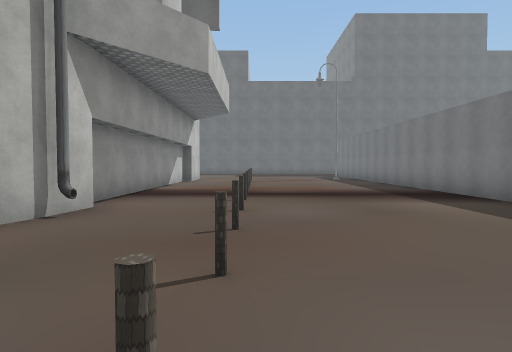
[1] (above)

24 first-person views from a walk through a 3-D level made in the Unity game engine. The camera is 1.4 m above the floor, tilts 2° down and sees 75° across. The floor is counted in squares, 2 m on a side. Each view is taken from the middle of a square. On the plan, view 1 faces up. The plan holds only what a view shows up to about 10 squares ahead; the rest is blank. The place goes on beyond the plan. The player character is not drawn. Some surface patterns are stand-ins.

[2]
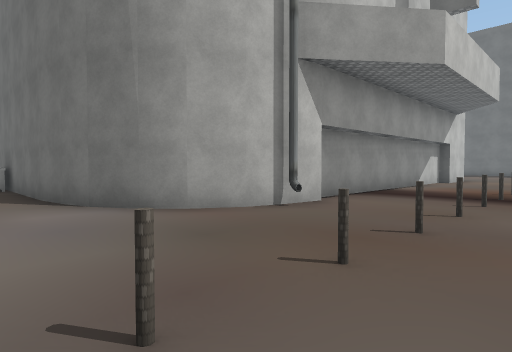

[3]
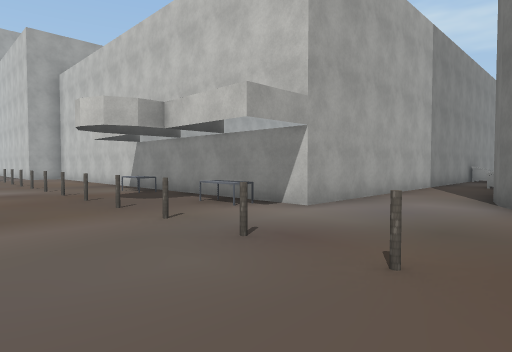

[4]
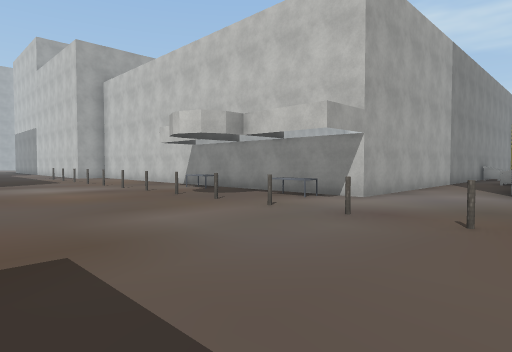

[5]
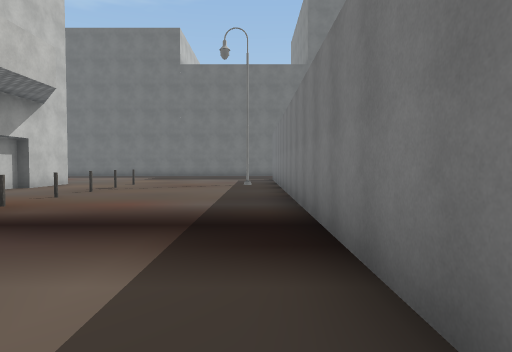

[6]
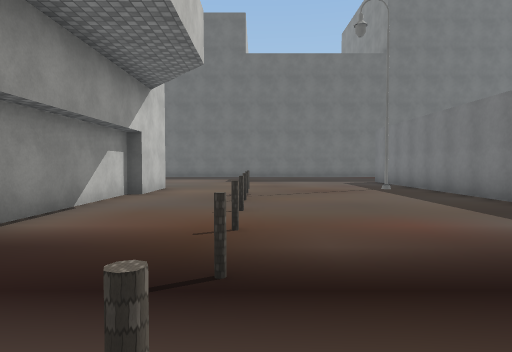

[7]
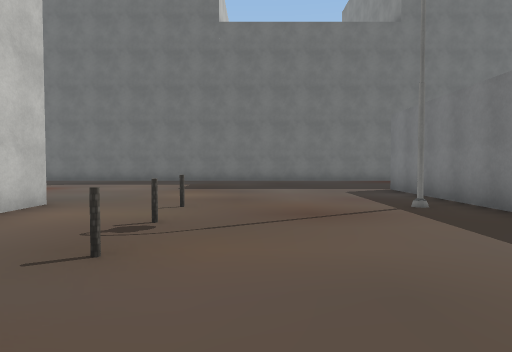

[8]
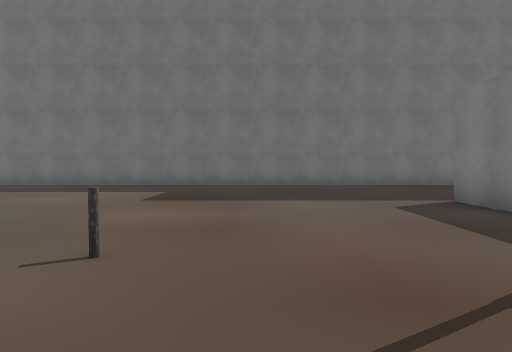

[9]
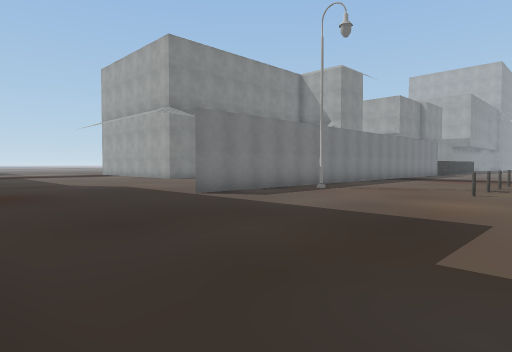

[10]
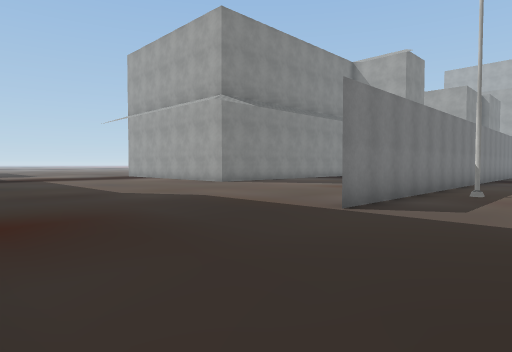

[11]
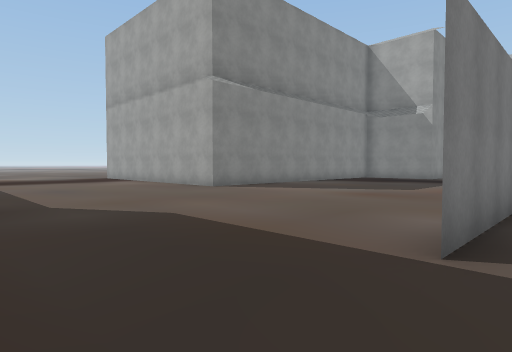

[12]
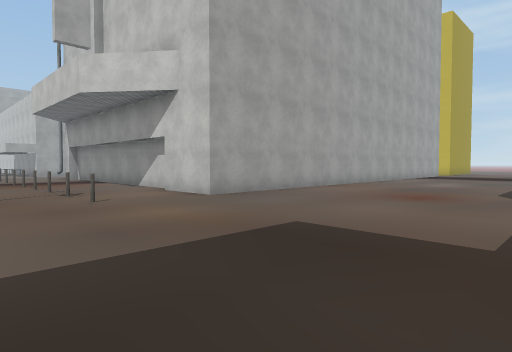

[13]
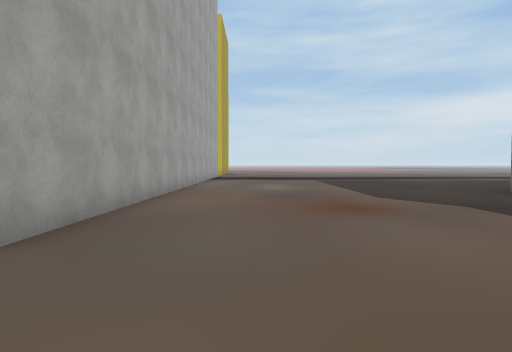

[14]
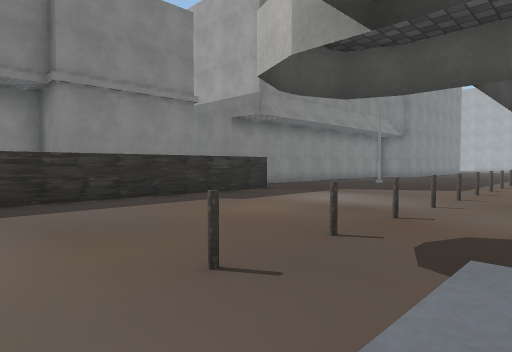

[15]
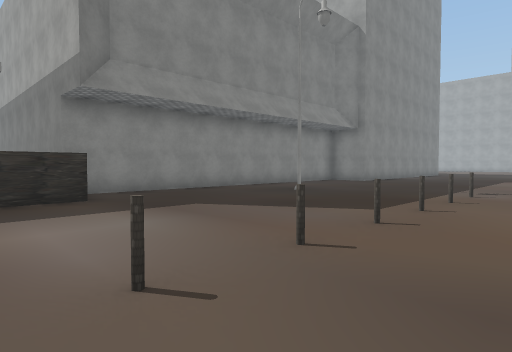

[16]
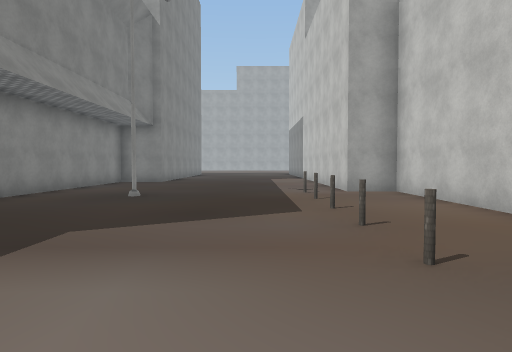

[17]
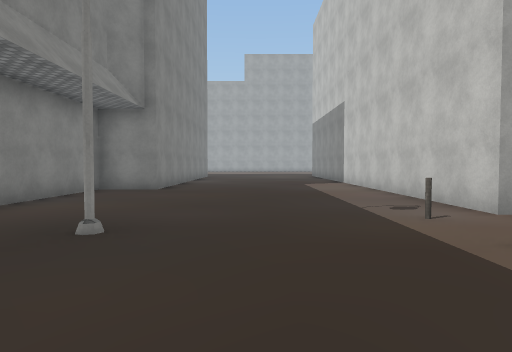

[18]
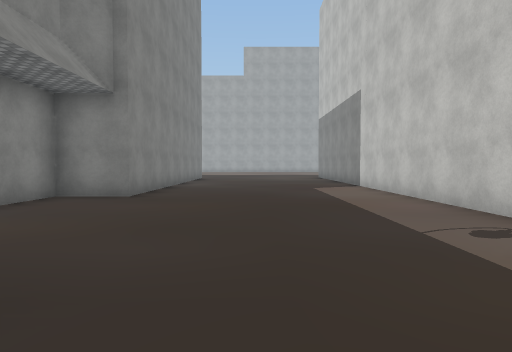

[19]
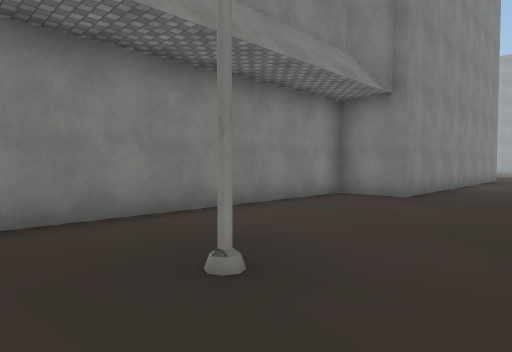

[20]
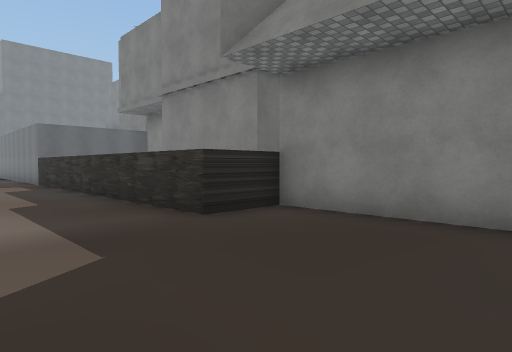

[21]
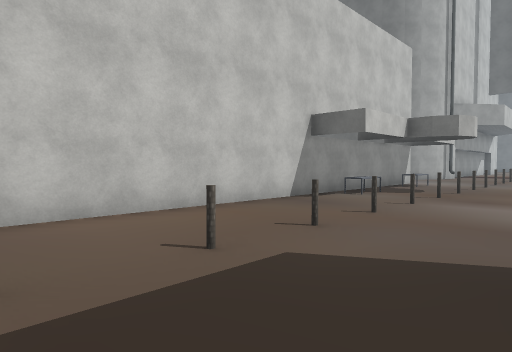

[22]
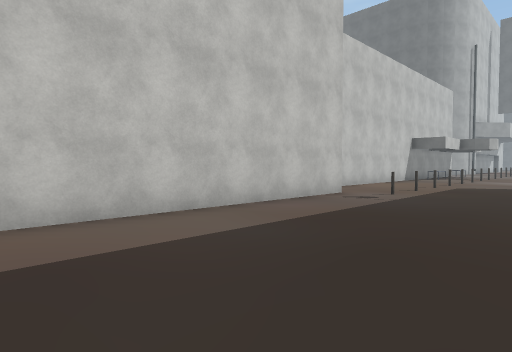

[23]
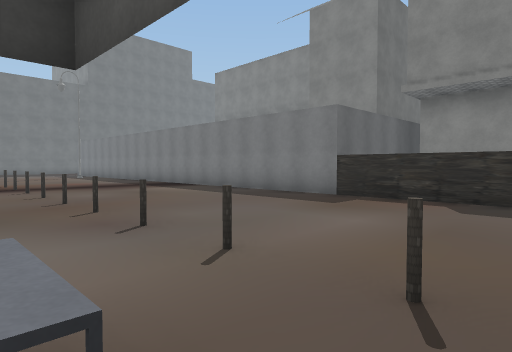

[24]
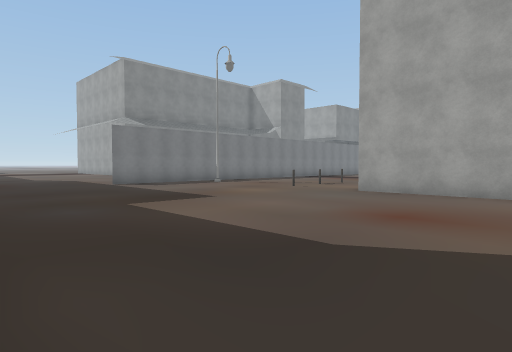

### Floor plan
Key: @ floor where view 1 was taken; # wall or solid block; . floor; = window, fence, low wall or low ledge.
Columns run from 7 left of view 1 to 15 right of it. Each row starts with its distance up from view 1.
 24 ..............
 23 ....................
 22 ......................
 21 ......................
 20 .......................
 19 ............#..........
 18 ............#.........
 17 ............#........
 16 #####.......#.......
 15     #..=....#......
 14     #..=....#.....
 13     #.......# ...
 12     #..=....# ..
 11     #.......#
 10     #..=....#
  9     #.......#
  8     #..=....#
  7     #..=....#
  6     #.......#
  5     #..=....#
  4    ##..=....#
  3   ##........#
  2 ###....=....#
  1 .......=....#
  0 .......@....#
 -1 #####..=....#
 -2     ##.=....#
 -3     #.......#
 -4     #.......#
 -5     ##.=....#
 -6     #.......#
 -7     #..=....#
 -8     #..=....##
 -9     #........##
-10     #..=......#
-11     #..=......#
-12     #.........#
-13     #..=...#..#
-14     #..=......#
-15     ##........#
-16      #........#
-17      #........#
-18      #........#
-19      #........#
-20      #......###
-21      #......#
-22      #......#

Where each view was taken, in squares from view 1:
view 1: 0 up, 0 right, facing up
view 2: 0 up, 1 right, facing up-left
view 3: 3 up, 2 right, facing down-left
view 4: 3 up, 4 right, facing down-left
view 5: 4 up, 4 right, facing up
view 6: 6 up, 0 right, facing up
view 7: 10 up, 1 right, facing up
view 8: 13 up, 1 right, facing up
view 9: 24 up, 2 left, facing down-right
view 10: 24 up, 2 right, facing down-right
view 11: 22 up, 4 right, facing down-right
view 12: 22 up, 2 right, facing down-left
view 13: 18 up, 0 right, facing left
view 14: 1 down, 2 left, facing down-right
view 15: 6 down, 2 left, facing down-right
view 16: 6 down, 1 right, facing down
view 17: 10 down, 2 right, facing down
view 18: 12 down, 2 right, facing down
view 19: 12 down, 2 right, facing down-right
view 20: 12 down, 2 right, facing up-right
view 21: 13 down, 2 right, facing up-left
view 22: 22 down, 3 right, facing up-left
view 23: 3 down, 2 left, facing up-right
view 24: 24 up, 7 left, facing down-right
